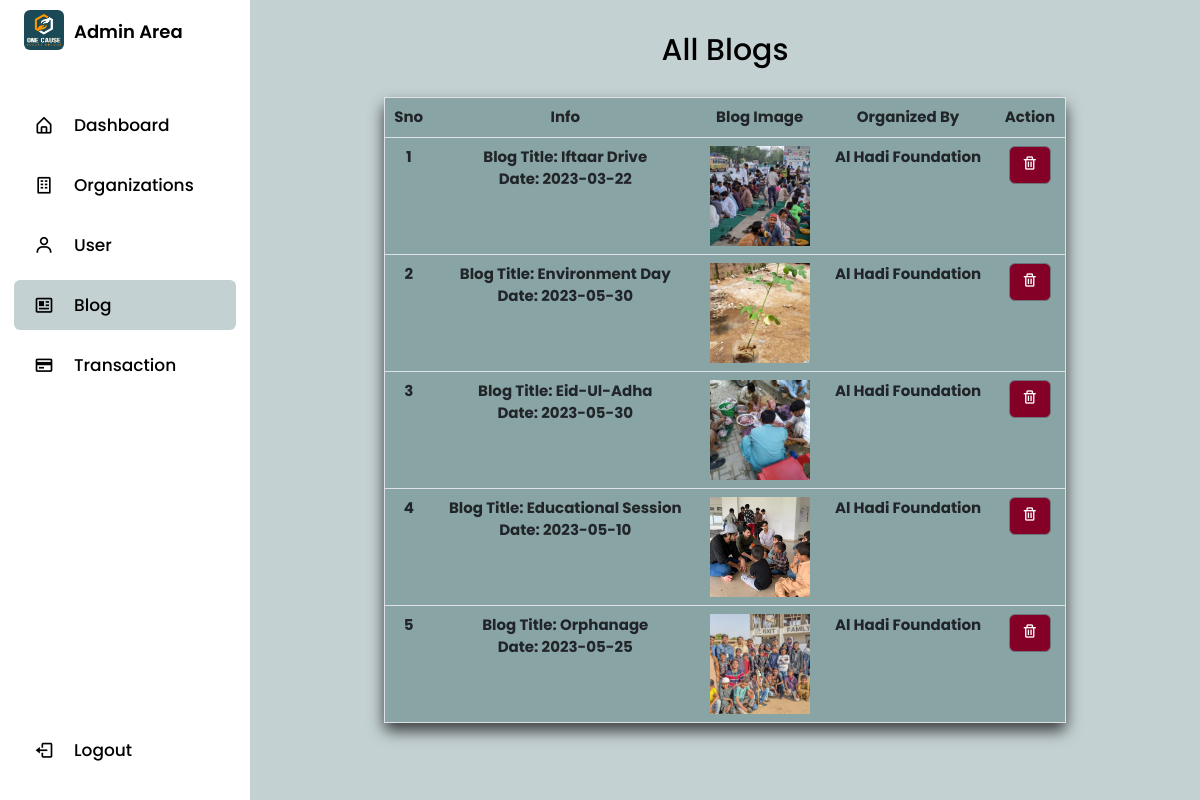
Page /admin/blog.php on the committed database.
### tables this page shows
CREATE TABLE `blog` (
  `b_id` int(11) NOT NULL,
  `b_date` date NOT NULL DEFAULT current_timestamp(),
  `b_title` varchar(255) NOT NULL,
  `b_img` varchar(255) NOT NULL,
  `b_content` text NOT NULL,
  `id` int(255) NOT NULL
);

CREATE TABLE `ngotable` (
  `id` int(11) NOT NULL,
  `name` varchar(255) NOT NULL,
  `email` varchar(255) NOT NULL,
  `password` varchar(255) NOT NULL,
  `code` mediumint(50) NOT NULL,
  `status` text NOT NULL,
  `bio` text NOT NULL,
  `image` varchar(255) NOT NULL,
  `web` varchar(255) NOT NULL,
  `fb` varchar(255) NOT NULL,
  `ig` varchar(255) NOT NULL,
  `num` varchar(255) NOT NULL,
  `mail` varchar(255) NOT NULL
);

### admin/blog.php (the view, shortened to what this page needs)
<?php
include('slidebar.php');
?>
<section class="home">
<p class="text p-2 text-center"> All Blogs</p>
<div class="blog_con">
<?php
    $sql="SELECT blog.*, ngotable.name FROM blog JOIN ngotable ON blog.id = ngotable.id";
    $sno=1;
    $result = $conn->query($sql);
    if($result -> num_rows >0){
    ?>
    <table class="table"  >
        <thead>
        <tr>
            <th scope='col'> Sno</th>
            <th scope='col'> Info</th>
            <th scope='col'> Blog Image</th>
            <th scope='col'>Organized By</th>
            <th scope='col'> Action</th>
        </tr>
        </thead>
        <tbody>
            <?php while($row = $result ->fetch_assoc()){
            echo '<tr>';
            echo '<th scope="row">'.$sno++.'</th>';
            echo '<th scope="row"><p>Blog Title: '.$row['b_title'].'<br> Date: '.$row['b_date'].'</p></th>';
            echo '<td><img  src="'.$row['b_img'].'" alt="loading..." class="gal_img"></td>';
            echo '<th scope="row">'.$row['name'].'</th>';
            echo '<td>';
            echo '<form action="" method="POST" class="d-inline">
                <input type="hidden" name="id" value='.$row["b_id"].'>
                <button
                type="submit"
                class="btn btn-secondary "
                name="delete"
                value="Delete"
                onclick="return confirm(\'Are you sure?\');"
                style="background-color:#850027;">
                <i class="bx bx-trash icon"></i>
                </button>
                </form>';
    } ?>
    </tbody>
    </table>
<?php } else {
    echo '<div class="text-center" style="margin-top:50px; font-size: 20px"><b>0 results</b></div>';
}
    ?>
</div>
</section>

### admin/style8.css (style rules this page uses)
* { margin: 0; padding: 0; box-sizing: border-box; font-family: 'Poppins', sans-serif; }
:root { --body-color: #C4D1D3; --sidebar-color: #FFF; --primary-color: #1B4A56; --primary-color-light: #F6F5FF; --toggle-color: #DDD; --text-color: #707070; --tran-03: all 0.2s ease; --tran-03: all 0.3s ease; --tran-04: all 0.3s ease; --tran-05: all 0.3s ease; }
body { background-color: var(--body-color); transition: var(--tran-05); }
html { background-color: var(--body-color); }
.home { position: absolute; top: 0; top: 0; left: 250px; width: calc(100% - 250px); background-color: var(--body-color); transition: var(--tran-05); padding: 20px; }
.home .text { font-size: 30px; font-weight: 500; color: var(--text-color); padding: 12px 60px; }
:root { --panel-color: #FFF; --text-color: #000; --black-light-color: #707070; --border-color: #e6e5e5; --toggle-color: #DDD; --box1-color: #faaa34; --box2-color: #faaa34; --box3-color: hsl(36, 95%, 59%); --title-icon-color: #fff; --tran-05: all 0.5s ease; --tran-03: all 0.3s ease; --tran-03: all 0.2s ease; }
.org_con, .user_con, .blog_con { width: 75%; margin: auto; }
.table { border-radius: 5px; border: 1px solid white; width: 80%; margin: auto; background-color: #88A4A4; text-align:center; font-size: 15px; box-shadow: 0px 8px 15px rgba(0, 0, 0, 0.7); }
.table .gal_img { width: 100px; height: 100px; object-fit: cover; }

### rows in the picture
blog: b_title "Iftaar Drive", b_date "2023-03-22", b_img (picture), id.name "Al Hadi Foundation"
blog: b_title "Environment Day", b_date "2023-05-30", b_img (picture), id.name "Al Hadi Foundation"
blog: b_title "Eid-Ul-Adha", b_date "2023-05-30", b_img (picture), id.name "Al Hadi Foundation"
blog: b_title "Educational Session", b_date "2023-05-10", b_img (picture), id.name "Al Hadi Foundation"
blog: b_title "Orphanage", b_date "2023-05-25", b_img (picture), id.name "Al Hadi Foundation"
